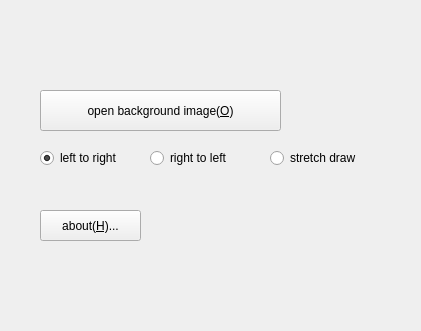
<?xml version="1.0" encoding="UTF-8"?>
<ui version="4.0">
 <class>UI_Main_Form</class>
 <widget class="QWidget" name="UI_Main_Form">
  <property name="windowTitle">
   <string>Form</string>
  </property>
  <widget class="Common_Button" name="btnImport">
   <property name="geometry">
    <rect>
     <x>40</x>
     <y>90</y>
     <width>241</width>
     <height>41</height>
    </rect>
   </property>
   <property name="text">
    <string>open background image(&amp;O)</string>
   </property>
   <property name="flat">
    <bool>false</bool>
   </property>
  </widget>
  <widget class="QRadioButton" name="btnLeftToRight">
   <property name="geometry">
    <rect>
     <x>40</x>
     <y>150</y>
     <width>111</width>
     <height>16</height>
    </rect>
   </property>
   <property name="text">
    <string>left to right</string>
   </property>
   <property name="checkable">
    <bool>true</bool>
   </property>
   <property name="checked">
    <bool>true</bool>
   </property>
   <attribute name="buttonGroup">
    <string notr="true">buttonGroup</string>
   </attribute>
  </widget>
  <widget class="QRadioButton" name="btnRightToLeft">
   <property name="geometry">
    <rect>
     <x>150</x>
     <y>150</y>
     <width>111</width>
     <height>16</height>
    </rect>
   </property>
   <property name="text">
    <string>right to left</string>
   </property>
   <attribute name="buttonGroup">
    <string notr="true">buttonGroup</string>
   </attribute>
  </widget>
  <widget class="Common_Button" name="btnAbout">
   <property name="geometry">
    <rect>
     <x>40</x>
     <y>210</y>
     <width>101</width>
     <height>31</height>
    </rect>
   </property>
   <property name="text">
    <string>about(&amp;H)...</string>
   </property>
  </widget>
  <widget class="QRadioButton" name="btnStretch">
   <property name="geometry">
    <rect>
     <x>270</x>
     <y>150</y>
     <width>111</width>
     <height>16</height>
    </rect>
   </property>
   <property name="text">
    <string>stretch draw</string>
   </property>
   <attribute name="buttonGroup">
    <string notr="true">buttonGroup</string>
   </attribute>
  </widget>
 </widget>
 <customwidgets>
  <customwidget>
   <class>Common_Button</class>
   <extends>QPushButton</extends>
   <header>state_button.h</header>
  </customwidget>
 </customwidgets>
 <resources/>
 <connections/>
 <buttongroups>
  <buttongroup name="buttonGroup"/>
 </buttongroups>
</ui>
